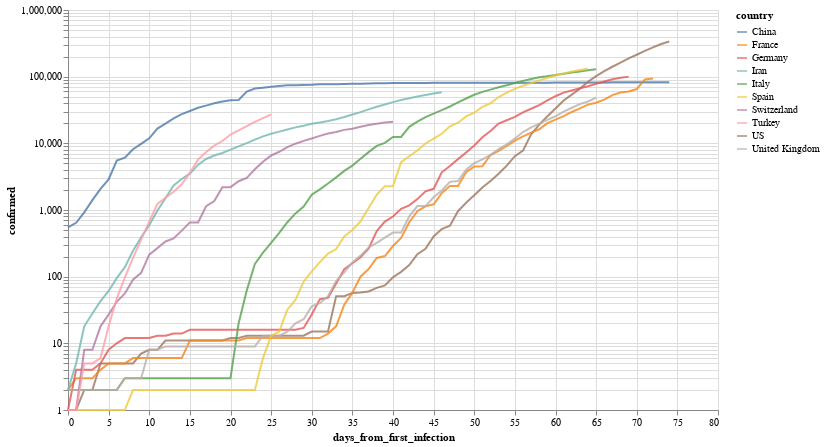

The notebook cell saved with this chart:
### Markdown cell above
Por ejemplo, evolución (interactiva!) de los paises con mas infectados

### Code cell
total_confirmed_by_country = global_df.groupby('country').confirmed.max().sort_values(ascending=False)
selected_countries = total_confirmed_by_country[total_confirmed_by_country > 1000].index

plot_df = global_df[
    (global_df.confirmed > 0) & 
    (global_df.country.isin(selected_countries[:10]))
].sort_values('date')

selection = alt.selection_multi(
    fields=['country'], 
    bind='legend', 
    init=[{'country': c} for c in selected_countries[:10]]
)


(
    alt.Chart(plot_df)
       .mark_line()
       .encode(
           x='days_from_first_infection', 
           y=alt.Y('confirmed', scale=alt.Scale(type='log')), 
           color='country',
           opacity=alt.condition(selection, alt.value(.8), alt.value(.05))
       ).add_selection(selection)
        .properties(width=650, height=400)
       
)

### Figure 1 — Vega-Lite specification as saved in the notebook (floating-point values rounded to 4 significant figures; data arrays with more than 128 entries replaced by an {"elided": "..."} marker saying what was removed)
{"config": {"view": {"continuousWidth": 400, "continuousHeight": 300}}, "data": {"name": "data-409a3cabffc16ab66284466868d288cd"}, "mark": "line", "encoding": {"color": {"type": "nominal", "field": "country"}, "opacity": {"condition": {"value": 0.8, "selection": "selector001"}, "value": 0.05}, "x": {"type": "quantitative", "field": "days_from_first_infection"}, "y": {"type": "quantitative", "field": "confirmed", "scale": {"type": "log"}}}, "height": 400, "selection": {"selector001": {"type": "multi", "fields": ["country"], "bind": "legend", "init": [{"country": "US"}, {"country": "Spain"}, {"country": "Italy"}, {"country": "Germany"}, {"country": "France"}, {"country": "China"}, {"country": "Iran"}, {"country": "United Kingdom"}, {"country": "Turkey"}, {"country": "Switzerland"}]}}, "width": 650, "$schema": "https://vega.github.io/schema/vega-lite/v4.8.1.json", "datasets": {"data-409a3cabffc16ab66284466868d288cd": {"elided": "604 records"}}}
